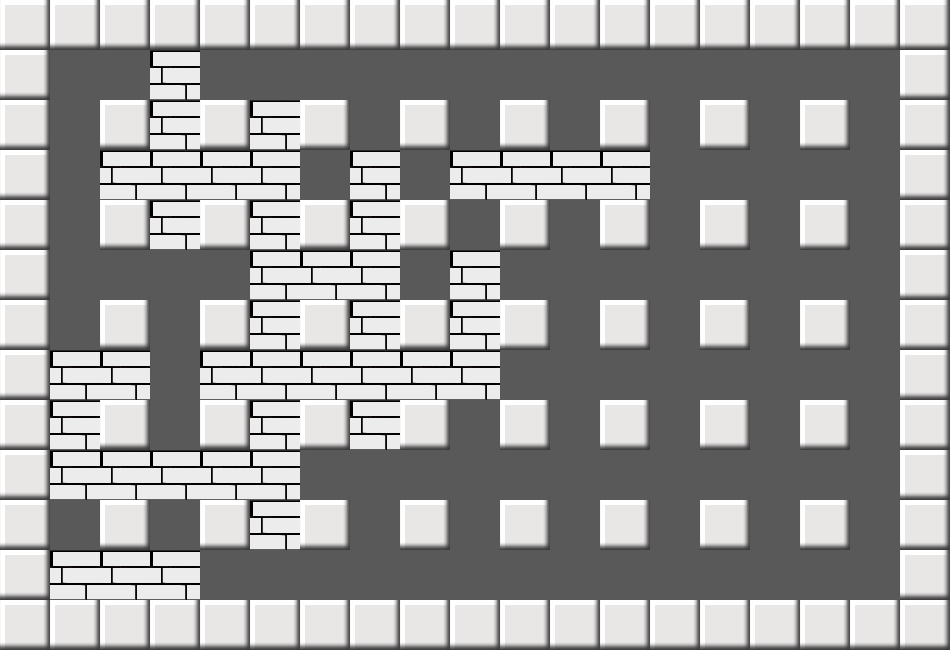

Tiled map render using the project's own tile images. Description and the map definition, with tile-layer contents summarised, below:
An orthogonal 19x13 tile map with 50x50 px tiles, 3 tile layers (ground, Bound, Bomb) and 1 object (Player).

<map version="1.0" orientation="orthogonal" renderorder="right-down" width="19" height="13" tilewidth="50" tileheight="50" nextobjectid="2">
 <tileset firstgid="1" name="BoomMap" tilewidth="50" tileheight="50" spacing="25" margin="5">
  <image source="BoomMap.png" width="135" height="135" />
 </tileset>
 <layer name="ground" width="19" height="13">
  <data>[247 cells, 247 non-empty, 1 distinct tile ids]</data>
 </layer>
 <layer name="Bound" width="19" height="13">
  <data>[247 cells, 100 non-empty, 1 distinct tile ids]</data>
 </layer>
 <layer name="Bomb" width="19" height="13">
  <data>[247 cells, 42 non-empty, 1 distinct tile ids]</data>
 </layer>
 <objectgroup name="Objs">
  <object id="1" name="Player" x="75" y="75" />
 </objectgroup>
</map>